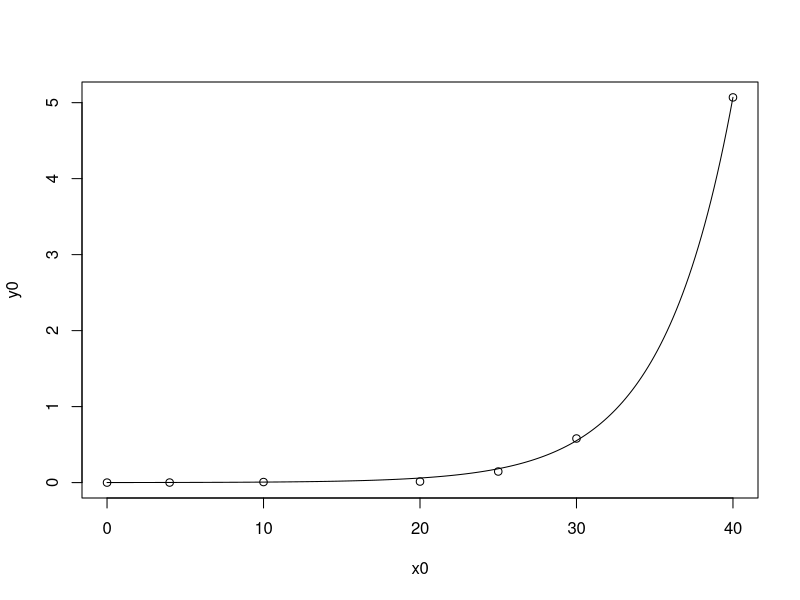

The R source for this figure:


#x0<-c(0,4,10,20,25,30,40)
#y0<-c(3.37E+00,-2.48E+00,-3.92E+00,-4.30E+00,-5.72E+00,-6.54E+00,-7.83E+00)

#x1<-c(4,10,20,25,30,40)
#y1<-c(-2.48E+00,-3.92E+00,-4.30E+00,-5.72E+00,-6.54E+00,-7.83E+00)

x0<-c(0,4,10,20,25,30,40)
y0<-c(3.50887E-08,0.000643697,0.007226904,0.013651466,0.145811672,0.580259928,5.069118718)

x1<-c(0,4,10,20,25,30,40)
y1<-c(3.50887E-08,0.000643697,0.007226904,0.013651466,0.145811672,0.580259928,5.069118718)


#nls( y~a/(1+b*exp(c*x)), start=c(a=1,b=1,c=-1))

#fm1<-nls(y1~a*x1^(3/2)+b,start=c(a=1,b=1),trace=TRUE)
fm1<-nls(y1~a*exp(b*x1),start=c(a=0.1,b=0.1),trace=TRUE)

plot(x0,y0)
#lines(x1,fitted(fm1))

print(summary(fm1))

# For high resolution
## (1) Try1: generation of many points
## *** can plot only range of input data
r <- range(x1)
x2 <- seq(r[1],r[2],length.out=200)
y2 <- predict(fm1,list(x1=x2))
lines(x2,y2)

## (2) Try2
## *** just plot the function
#a1 <- coef(fm1)[1]
#b1 <- coef(fm1)[2]
#lines(x<-c(0:40),a1*exp(b1*x))
